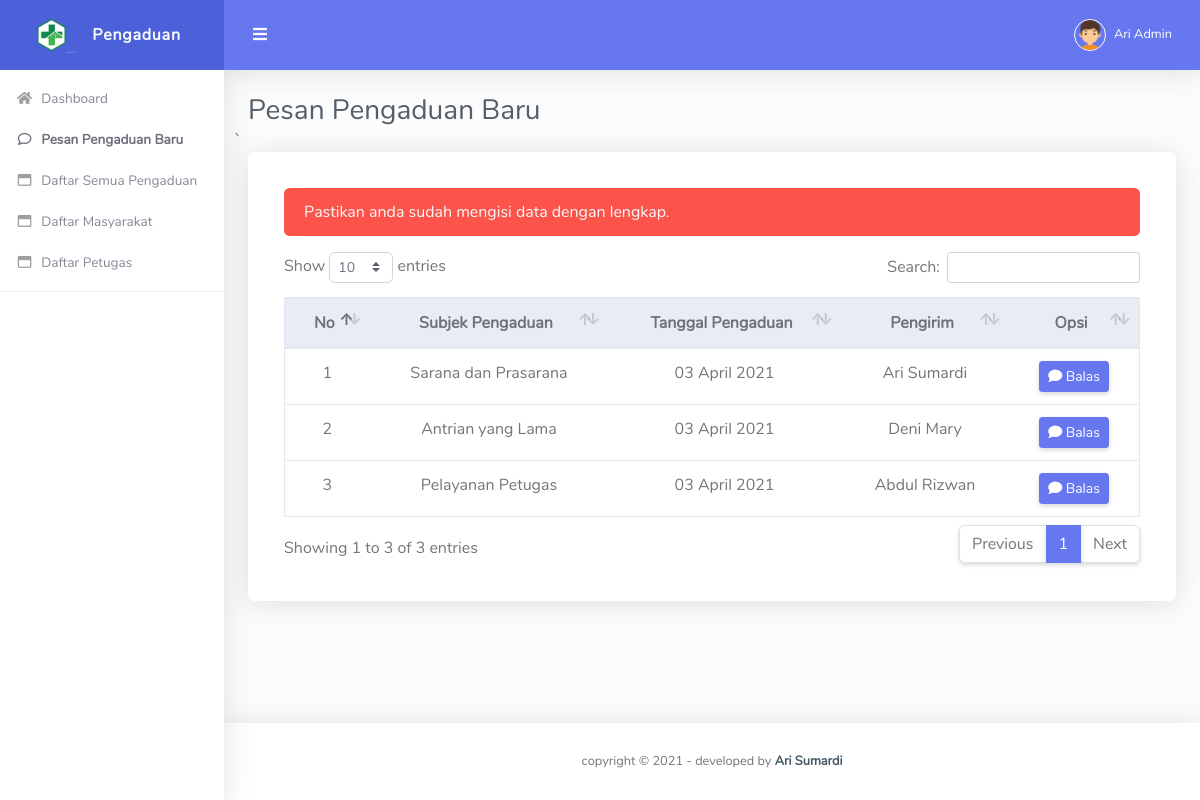
/admin/pesan-pengaduan.php?pesan=lengkapi (signed in), run on the app's committed database.
### tables this page shows
CREATE TABLE `tbl_pengaduan` (
  `id_pengaduan` int(10) NOT NULL,
  `subjek_pengaduan` varchar(150) NOT NULL,
  `tgl_pengaduan` date NOT NULL,
  `isi_pengaduan` text NOT NULL,
  `bukti_pengaduan` varchar(100) DEFAULT NULL,
  `balasan_pengaduan` enum('Belum','Proses','Selesai') NOT NULL,
  `id_masyarakat` int(11) NOT NULL
);

CREATE TABLE `tbl_masyarakat` (
  `id_masyarakat` int(11) NOT NULL,
  `nik` varchar(50) NOT NULL,
  `nama` varchar(90) NOT NULL,
  `email` varchar(50) NOT NULL,
  `password` varchar(200) NOT NULL
);

### koneksi.php (called while the page is built, shortened)
<?php
function tgl_indo($tanggal){
	$bulan = array (
		1 =>   'Januari',
		'Februari',
		'Maret',
		'April',
		'Mei',
		'Juni',
		'Juli',
		'Agustus',
		'September',
		'Oktober',
		'November',
		'Desember'
	);
	$pecahkan = explode('-', $tanggal);
	return $pecahkan[2] . ' ' . $bulan[ (int)$pecahkan[1] ] . ' ' . $pecahkan[0];
}
?>

### admin/pesan-pengaduan.php (the view, shortened to what this page needs)
<!DOCTYPE html>
<html lang="en">
<head>
  <link href="../vendor/fontawesome-free/css/all.min.css" rel="stylesheet" type="text/css">
  <link href="../vendor/bootstrap/css/bootstrap.min.css" rel="stylesheet" type="text/css">
  <link href="../css/ruang-admin.min.css" rel="stylesheet">
  <link href="../vendor/datatables/dataTables.bootstrap4.css"  rel="stylesheet" type="text/css">
</head>
<body id="page-top">
  <div id="wrapper">
    <ul class="navbar-nav sidebar sidebar-light accordion" id="accordionSidebar">
      <a class="sidebar-brand d-flex align-items-center justify-content-center" href="">
        <div class="sidebar-brand-icon">
          <img src="../img/logo/logo2.png">
        </div>
        <div class="sidebar-brand-text mx-3">Pengaduan</div>
      </a>
      <?php include "menu.php"; ?>
      <hr class="sidebar-divider">
    </ul>
    <div id="content-wrapper" class="d-flex flex-column">
      <div id="content">
        <nav class="navbar navbar-expand navbar-light bg-navbar topbar mb-4 static-top">
          <button id="sidebarToggleTop" class="btn btn-link rounded-circle mr-3">
            <i class="fa fa-bars"></i>
          </button>
          <ul class="navbar-nav ml-auto">
            <li class="nav-item dropdown no-arrow">
              <a class="nav-link dropdown-toggle" href="#" id="userDropdown" role="button" data-toggle="dropdown"
                aria-haspopup="true" aria-expanded="false">
                <img class="img-profile rounded-circle" src="../img/boy.png" style="max-width: 60px">
                <span class="ml-2 d-none d-lg-inline text-white small"><?php echo $_SESSION['nama']; ?></span>
              </a>
            </li>
          </ul>
        </nav>
        <div class="container-fluid" id="container-wrapper">
          <div class="d-sm-flex align-items-center justify-content-between mb-0">
            <h1 class="h3 mb-0 text-gray-800">Pesan Pengaduan Baru</h1>
          </div>
          <div class="row">
         ` <div class="col-lg-12">
            <div class="card mb-4">
              <div class="card-body">
                <div class="table-responsive p-3">
                <?php
                  if(isset($_GET['pesan'])){
                    if($_GET['pesan'] == "gagal"){
                     echo "<div class='alert alert-danger' role='alert'>
                            Data gagal dikirim. Pastikan anda sudah mengisinya dengan benar.
                          </div>";
                    }
                    else if($_GET['pesan'] == "lengkapi"){
                      echo "<div class='alert alert-danger' role='alert'>
                           Pastikan anda sudah mengisi data dengan lengkap.
                           </div>";
                    }
                    else if($_GET['pesan'] == "hapus"){
                      echo "<div class='alert alert-danger' role='alert'>
                          Data berhasil dihapus.
                           </div>";
                    }
                  }
                ?>
                  <table class="table align-items-center table-bordered table-flush table-hover" id="tabel-pengaduan">
                    <thead class="thead-light">
                      <tr align="center">
                          <th>No</th>
                          <th>Subjek Pengaduan</th>
                          <th>Tanggal Pengaduan</th>
                          <th>Pengirim</th>
                          <th>Opsi</th>
                      </tr>
                  </thead>
                  <tbody>
                  <?php
                      include '../koneksi.php';
                      $no = 1;
                      $data = mysqli_query($koneksi,"SELECT * FROM tbl_pengaduan JOIN tbl_masyarakat USING(id_masyarakat)
                                           WHERE id_pengaduan NOT IN (SELECT id_pengaduan FROM tbl_tanggapan)");
                      while($row = mysqli_fetch_array($data))
                      {
                          echo "<tr align='center'>
                          <td>$no</td>
                          <td>".$row['subjek_pengaduan']."</td>
                          <td>".tgl_indo($row['tgl_pengaduan'])."</td>
                          <td>".$row['nama']."</td>
                          <td>
                            <a class='btn btn-sm btn-primary' href='balas-pengaduan.php?id=".$row['id_pengaduan']."'>
                            <i class='fa fa-comment'></i> Balas </a>
                          </td>
                      </tr>";
                      $no++;
                      }
                  ?>
                  </tbody>
                </table>
                </div>
              </div>
             </div>
            </div>
          </div>
        </div>
      </div>
      <footer class="sticky-footer bg-white">
        <div class="container my-auto">
          <div class="copyright text-center my-auto">
            <span>copyright &copy; <script> document.write(new Date().getFullYear()); </script> - developed by
            <b><a href="">Ari Sumardi</a></b>
            </span>
          </div>
        </div>
      </footer>
    </div>
  </div>
</body>
</html>

### data on the page
tbl_pengaduan: subjek_pengaduan "Sarana dan Prasarana", tgl_pengaduan "03 April 2021", id_masyarakat.nama "Ari Sumardi"
tbl_pengaduan: subjek_pengaduan "Antrian yang Lama", tgl_pengaduan "03 April 2021", id_masyarakat.nama "Deni Mary"
tbl_pengaduan: subjek_pengaduan "Pelayanan Petugas", tgl_pengaduan "03 April 2021", id_masyarakat.nama "Abdul Rizwan"

### other printed values
$_SESSION['nama'] "Ari Admin"
